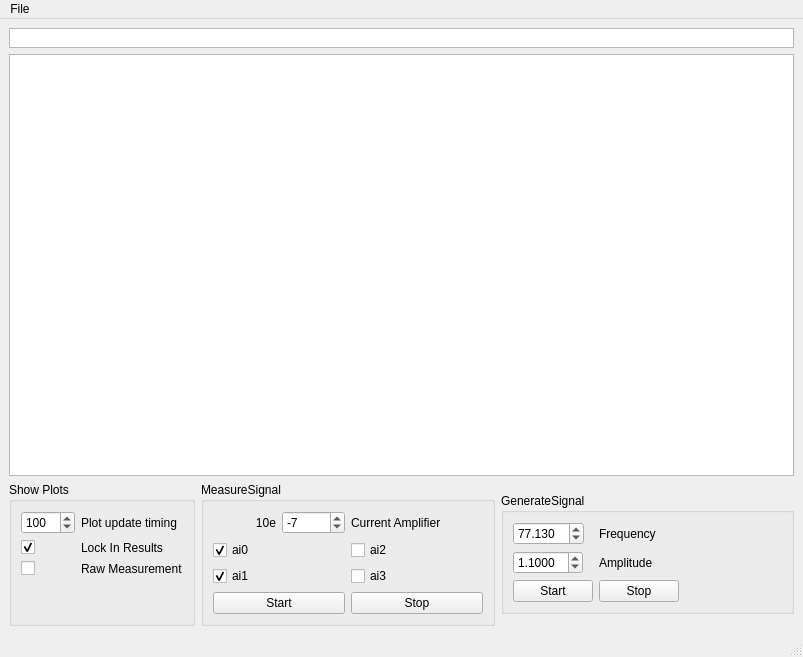
<?xml version="1.0" encoding="UTF-8"?>
<ui version="4.0">
 <class>MainWindow</class>
 <widget class="QMainWindow" name="MainWindow">
  <property name="geometry">
   <rect>
    <x>0</x>
    <y>0</y>
    <width>803</width>
    <height>657</height>
   </rect>
  </property>
  <property name="windowTitle">
   <string>MainWindow</string>
  </property>
  <widget class="QWidget" name="centralwidget">
   <property name="sizePolicy">
    <sizepolicy hsizetype="Expanding" vsizetype="Expanding">
     <horstretch>0</horstretch>
     <verstretch>0</verstretch>
    </sizepolicy>
   </property>
   <layout class="QVBoxLayout" name="verticalLayout_2">
    <item>
     <widget class="PlotWidget" name="plotView">
      <property name="sizePolicy">
       <sizepolicy hsizetype="Expanding" vsizetype="Expanding">
        <horstretch>0</horstretch>
        <verstretch>0</verstretch>
       </sizepolicy>
      </property>
      <property name="maximumSize">
       <size>
        <width>16777215</width>
        <height>20</height>
       </size>
      </property>
     </widget>
    </item>
    <item>
     <widget class="PlotWidget" name="plotView2"/>
    </item>
    <item>
     <layout class="QHBoxLayout" name="horizontalLayout_3">
      <item>
       <widget class="QGroupBox" name="groupBox_2">
        <property name="title">
         <string>Show Plots</string>
        </property>
        <layout class="QVBoxLayout" name="verticalLayout">
         <property name="sizeConstraint">
          <enum>QLayout::SetDefaultConstraint</enum>
         </property>
         <item>
          <layout class="QFormLayout" name="formLayout_2">
           <property name="formAlignment">
            <set>Qt::AlignRight|Qt::AlignTop|Qt::AlignTrailing</set>
           </property>
           <item row="0" column="1">
            <widget class="QLabel" name="label_3">
             <property name="text">
              <string>Plot update timing</string>
             </property>
            </widget>
           </item>
           <item row="1" column="0">
            <widget class="QCheckBox" name="check_lockin">
             <property name="text">
              <string/>
             </property>
             <property name="checked">
              <bool>true</bool>
             </property>
            </widget>
           </item>
           <item row="2" column="0">
            <widget class="QCheckBox" name="check_rawdata">
             <property name="text">
              <string/>
             </property>
             <property name="checked">
              <bool>false</bool>
             </property>
            </widget>
           </item>
           <item row="1" column="1">
            <widget class="QLabel" name="label_4">
             <property name="text">
              <string>Lock In Results</string>
             </property>
            </widget>
           </item>
           <item row="2" column="1">
            <widget class="QLabel" name="label_5">
             <property name="text">
              <string>Raw Measurement</string>
             </property>
            </widget>
           </item>
           <item row="0" column="0">
            <widget class="QSpinBox" name="plot_update_time">
             <property name="minimum">
              <number>10</number>
             </property>
             <property name="maximum">
              <number>5000</number>
             </property>
             <property name="singleStep">
              <number>10</number>
             </property>
             <property name="value">
              <number>100</number>
             </property>
            </widget>
           </item>
          </layout>
         </item>
        </layout>
       </widget>
      </item>
      <item>
       <widget class="QGroupBox" name="measure_box">
        <property name="sizePolicy">
         <sizepolicy hsizetype="Expanding" vsizetype="Maximum">
          <horstretch>0</horstretch>
          <verstretch>0</verstretch>
         </sizepolicy>
        </property>
        <property name="title">
         <string>MeasureSignal</string>
        </property>
        <layout class="QGridLayout" name="gridLayout_2">
         <item row="8" column="0">
          <widget class="QPushButton" name="btn_measure">
           <property name="text">
            <string>Start</string>
           </property>
          </widget>
         </item>
         <item row="8" column="1">
          <widget class="QPushButton" name="btn_stop">
           <property name="text">
            <string>Stop</string>
           </property>
          </widget>
         </item>
         <item row="4" column="1">
          <widget class="QCheckBox" name="checkBox_3">
           <property name="text">
            <string>ai2</string>
           </property>
           <property name="checked">
            <bool>false</bool>
           </property>
          </widget>
         </item>
         <item row="5" column="1">
          <widget class="QCheckBox" name="checkBox_5">
           <property name="text">
            <string>ai3</string>
           </property>
          </widget>
         </item>
         <item row="4" column="0">
          <widget class="QCheckBox" name="checkBox">
           <property name="text">
            <string>ai0</string>
           </property>
           <property name="checked">
            <bool>true</bool>
           </property>
          </widget>
         </item>
         <item row="5" column="0">
          <widget class="QCheckBox" name="checkBox_2">
           <property name="text">
            <string>ai1</string>
           </property>
           <property name="checked">
            <bool>true</bool>
           </property>
          </widget>
         </item>
         <item row="0" column="0">
          <layout class="QHBoxLayout" name="horizontalLayout">
           <item>
            <widget class="QLabel" name="label_7">
             <property name="text">
              <string>10e</string>
             </property>
             <property name="alignment">
              <set>Qt::AlignRight|Qt::AlignTrailing|Qt::AlignVCenter</set>
             </property>
            </widget>
           </item>
           <item>
            <widget class="QSpinBox" name="cAmpSpinBox">
             <property name="minimum">
              <number>-11</number>
             </property>
             <property name="maximum">
              <number>0</number>
             </property>
             <property name="value">
              <number>-7</number>
             </property>
            </widget>
           </item>
          </layout>
         </item>
         <item row="0" column="1">
          <widget class="QLabel" name="label_6">
           <property name="text">
            <string>Current Amplifier</string>
           </property>
          </widget>
         </item>
        </layout>
       </widget>
      </item>
      <item>
       <widget class="QGroupBox" name="groupBox">
        <property name="sizePolicy">
         <sizepolicy hsizetype="Expanding" vsizetype="Maximum">
          <horstretch>0</horstretch>
          <verstretch>0</verstretch>
         </sizepolicy>
        </property>
        <property name="title">
         <string>GenerateSignal</string>
        </property>
        <layout class="QHBoxLayout" name="horizontalLayout_2">
         <item>
          <layout class="QFormLayout" name="formLayout">
           <property name="fieldGrowthPolicy">
            <enum>QFormLayout::FieldsStayAtSizeHint</enum>
           </property>
           <item row="0" column="0">
            <widget class="QDoubleSpinBox" name="freqSpinBox">
             <property name="decimals">
              <number>3</number>
             </property>
             <property name="maximum">
              <double>999.990000000000009</double>
             </property>
             <property name="value">
              <double>77.129999999999995</double>
             </property>
            </widget>
           </item>
           <item row="1" column="0">
            <widget class="QDoubleSpinBox" name="amplSpinBox">
             <property name="decimals">
              <number>4</number>
             </property>
             <property name="minimum">
              <double>0.000000000000000</double>
             </property>
             <property name="maximum">
              <double>11.000000000000000</double>
             </property>
             <property name="value">
              <double>1.100000000000000</double>
             </property>
            </widget>
           </item>
           <item row="1" column="1">
            <widget class="QLabel" name="label_2">
             <property name="text">
              <string>Amplitude</string>
             </property>
            </widget>
           </item>
           <item row="3" column="0">
            <widget class="QPushButton" name="btn_wave_start">
             <property name="text">
              <string>Start</string>
             </property>
            </widget>
           </item>
           <item row="3" column="1">
            <widget class="QPushButton" name="btn_wave_stop">
             <property name="text">
              <string>Stop</string>
             </property>
            </widget>
           </item>
           <item row="0" column="1">
            <widget class="QLabel" name="label">
             <property name="text">
              <string>Frequency</string>
             </property>
            </widget>
           </item>
          </layout>
         </item>
        </layout>
       </widget>
      </item>
     </layout>
    </item>
   </layout>
  </widget>
  <widget class="QMenuBar" name="menubar">
   <property name="geometry">
    <rect>
     <x>0</x>
     <y>0</y>
     <width>803</width>
     <height>21</height>
    </rect>
   </property>
   <widget class="QMenu" name="menuFile">
    <property name="title">
     <string>File</string>
    </property>
    <addaction name="actionExit"/>
   </widget>
   <addaction name="menuFile"/>
  </widget>
  <widget class="QStatusBar" name="statusbar"/>
  <action name="actionExit">
   <property name="text">
    <string>Exit</string>
   </property>
   <property name="shortcut">
    <string>Ctrl+Q, Ctrl+W</string>
   </property>
  </action>
 </widget>
 <customwidgets>
  <customwidget>
   <class>PlotWidget</class>
   <extends>QGraphicsView</extends>
   <header>pyqtgraph</header>
  </customwidget>
 </customwidgets>
 <resources/>
 <connections/>
</ui>
